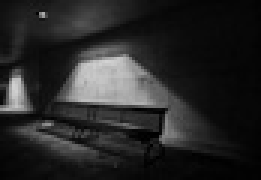
#> input picture contrasteAlto.jpg, 87 x 60 px, shrunk from 450 x 309 before the run (shown 3 times larger)
$ python Histogramain.py
#> lines starting #> are read from the running program, lines starting #| are printed output that depends on the picture; long printed decimals are rounded
import cv2
import numpy as np
import matplotlib.pyplot as plt

# Función para calcular la media global
def calcular_media_global(imagen):
    return np.mean(imagen)

# Función para calcular la varianza global
def calcular_varianza_global(imagen):
    return np.var(imagen)

# Función para calcular la media local
def calcular_media_local(imagen, tamaño_bloque):
    h, w = imagen.shape
    medias_locales = np.zeros_like(imagen, dtype=np.float32)

    for i in range(0, h, tamaño_bloque):
        for j in range(0, w, tamaño_bloque):
            bloque = imagen[i:i+tamaño_bloque, j:j+tamaño_bloque]
            media_local = np.mean(bloque)
            medias_locales[i:i+tamaño_bloque, j:j+tamaño_bloque] = media_local

    return medias_locales

# Función para calcular la varianza local
def calcular_varianza_local(imagen, tamaño_bloque):
    h, w = imagen.shape
    varianzas_locales = np.zeros_like(imagen, dtype=np.float32)

    for i in range(0, h, tamaño_bloque):
        for j in range(0, w, tamaño_bloque):
            bloque = imagen[i:i+tamaño_bloque, j:j+tamaño_bloque]
            varianza_local = np.var(bloque)
            varianzas_locales[i:i+tamaño_bloque, j:j+tamaño_bloque] = varianza_local

    return varianzas_locales

# Función para ecualización global
def ecualizar_histograma_global(imagen):
    return cv2.equalizeHist(imagen)

# Función para ecualización local usando CLAHE
def ecualizar_histograma_local(imagen):
    clahe = cv2.createCLAHE(clipLimit=2.0, tileGridSize=(8, 8))
    return clahe.apply(imagen)

# Menú para seleccionar el tipo de ecualización
def seleccionar_histograma():
    print("Seleccione el histograma:")
    print("1.- Global")
    print("2.- Local")
    print("0.- Salir")
    opcion_histograma = input("Ingrese el número de su elección: ")
    return opcion_histograma

# Menú para seleccionar el tipo de imagen
def seleccionar_imagen():
    print("\nSeleccione la imagen:")
    print("1.- Alto contraste")
    print("2.- Bajo contraste")
    print("3.- Alta iluminación")
    print("4.- Baja iluminación")
    print("0.- Volver al menú principal")
    opcion_imagen = input("Ingrese el número de su elección: ")

    # Selección de archivo de imagen según la opción
    if opcion_imagen == "1":
        return 'altoContraste2.jpg'
    elif opcion_imagen == "2":
        return 'conlow.jpg'
    elif opcion_imagen == "3":
        return 'altaIluminacion2.jpg'
    elif opcion_imagen == "4":
        return 'bajaIluminacion.jpg'
    elif opcion_imagen == "0":
        return None  # Volver al menú principal
    else:
        print("Opción no válida. Seleccionando imagen de alto contraste por defecto.")
        return 'contrasteAlto.jpg'

# Función principal para cargar, procesar y mostrar la imagen
def procesar_imagen():
    while True:
        # Seleccionar tipo de ecualización
        opcion_histograma = seleccionar_histograma()
#> the answer given: 1
        if opcion_histograma == "0":
            print("Saliendo del programa...")
            break

        # Seleccionar tipo de imagen
        ruta_imagen = seleccionar_imagen()
#> the answer given: altoContraste2.jpg
        if ruta_imagen is None:
            # Volver al menú principal (seleccionar_histograma)
            continue

        # Cargar la imagen en escala de grises
        imagen = cv2.imread(ruta_imagen, cv2.IMREAD_GRAYSCALE)
#> imagen is the input picture: shape (60, 87); min 0, max 211, mean 39.2

        if imagen is None:
            print("Error al cargar la imagen. Verifique el archivo.")
            continue

        # Cálculo de media y varianza global
        media_global = calcular_media_global(imagen)
#> media_global = 39.18
        varianza_global = calcular_varianza_global(imagen)
#> varianza_global = 2198

        # Cálculo de media y varianza local con un bloque de tamaño 8x8
        tamaño_bloque = 8
        media_local = calcular_media_local(imagen, tamaño_bloque)
#> after the loop in calcular_media_local, `for i in range(0, h, tamaño_bloque):`:
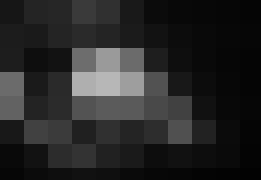
#> medias_locales: shape (60, 87) float32 (shown 3 times larger); min 2.32, max 183.5, mean 39.2
        varianza_local = calcular_varianza_local(imagen, tamaño_bloque)
#> after the loop in calcular_varianza_local, `for i in range(0, h, tamaño_bloque):`:
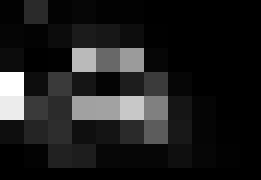
#> varianzas_locales: shape (60, 87) float32 (shown 3 times larger); min 0.218, max 4869.4, mean 584.2; drawn with min black and max white

        # Imprimir los resultados de media y varianza
        print(f"\nMedia global: {media_global}")
#| Media global: 39.183
        print(f"Varianza global: {varianza_global}")
#| Varianza global: 2198.027
        print(f"Media local (promedio de bloque de 8x8): {np.mean(media_local)}")
#| Media local (promedio de bloque de 8x8): 39.183
        print(f"Varianza local (promedio de bloque de 8x8): {np.mean(varianza_local)}")
#| Varianza local (promedio de bloque de 8x8): 584.174

        # Aplicar la ecualización seleccionada
        if opcion_histograma == "1":
            imagen_ecualizada = ecualizar_histograma_global(imagen)
#> in ecualizar_histograma_global, `return cv2.equalizeHist(imagen)`:
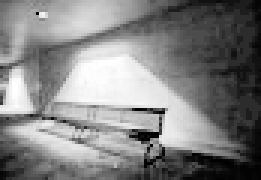
#> returned value: shape (60, 87) (shown 3 times larger); min 0, max 255, mean 129.8
            titulo_ecualizacion = "Imagen Ecualizada Global"
        elif opcion_histograma == "2":
            imagen_ecualizada = ecualizar_histograma_local(imagen)
            titulo_ecualizacion = "Imagen Ecualizada Local"
        else:
            print("Opción no válida de histograma. Aplicando ecualización global por defecto.")
            imagen_ecualizada = ecualizar_histograma_global(imagen)
            titulo_ecualizacion = "Imagen Ecualizada Global"

        # Mostrar la imagen original y la ecualizada
        plt.figure(figsize=(12, 6))
        plt.subplot(1, 2, 1)
        plt.imshow(imagen, cmap='gray')
        plt.title('Imagen Original')
        plt.axis('off')

        plt.subplot(1, 2, 2)
        plt.imshow(imagen_ecualizada, cmap='gray')
        plt.title(titulo_ecualizacion)
        plt.axis('off')

        plt.show()
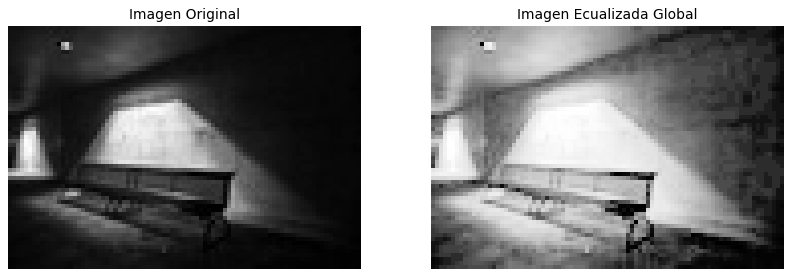
#> figure drawn by matplotlib, 2 panels

# Ejecutar el programa
procesar_imagen()
#> the answer given: 1
#> the answer given: conlow.jpg
#> the answer given: 1
#> the answer given: altaIluminacion2.jpg
#> (the run stopped early here; a loop or call above may not have finished)

$ run again, with altaIluminacion.jpg copied over contrasteAlto.jpg
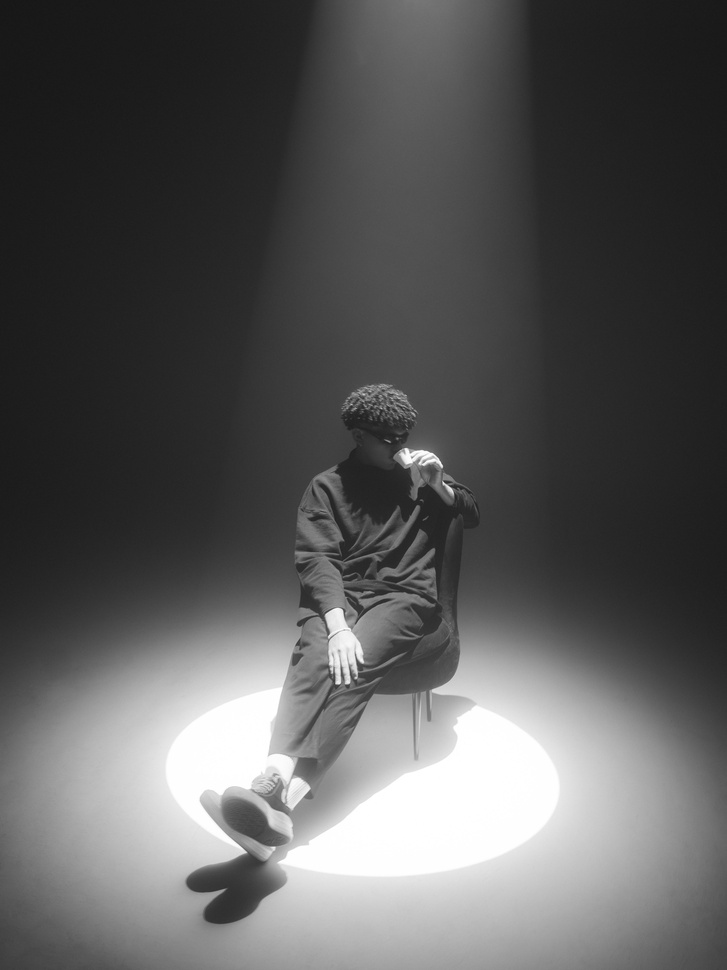
#> input picture altaIluminacion.jpg, 727 x 970 px, shrunk from 4128 x 5504 before the run
#> in procesar_imagen, imagen is the input picture: shape (970, 727); min 22, max 255, mean 89.6
#> media_global = 89.59
#> varianza_global = 4485.6
#> after the loop in calcular_varianza_local, `for i in range(0, h, tamaño_bloque):`:
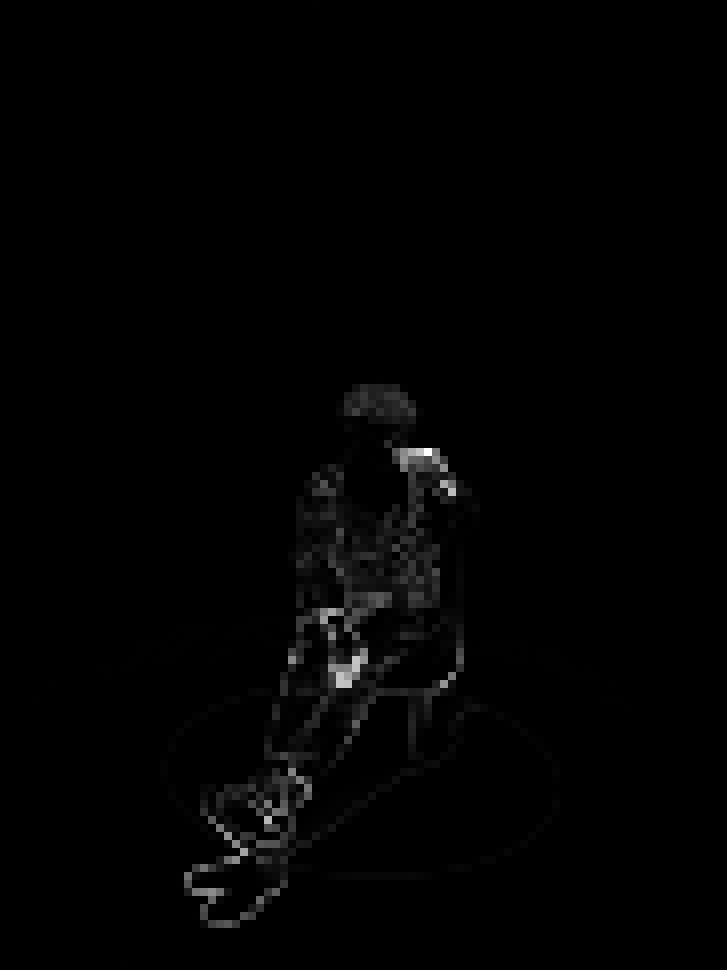
#> varianzas_locales: shape (970, 727) float32; min 0, max 4195.9, mean 43.3; drawn with min black and max white
#| Media global: 89.586
#| Varianza global: 4485.592
#| Media local (promedio de bloque de 8x8): 89.586
#| Varianza local (promedio de bloque de 8x8): 43.340
#> in procesar_imagen, `plt.show()`:
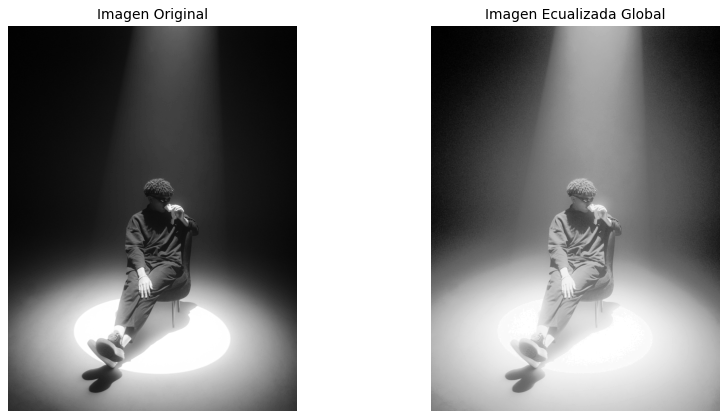
#> figure drawn by matplotlib, 2 panels

$ run again, with bajaIlum2.jpg copied over contrasteAlto.jpg
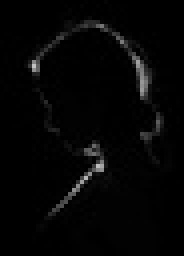
#> input picture bajaIlum2.jpg, 46 x 64 px, shrunk from 236 x 330 before the run (shown 4 times larger)
#> in procesar_imagen, imagen is the input picture: shape (64, 46); min 0, max 193, mean 5.1
#> media_global = 5.06
#> varianza_global = 323.3
#> after the loop in calcular_varianza_local, `for i in range(0, h, tamaño_bloque):`:
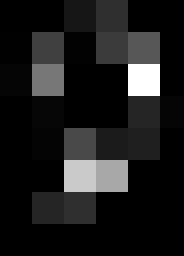
#> varianzas_locales: shape (64, 46) float32 (shown 4 times larger); min 0, max 2410, mean 268.7; drawn with min black and max white
#| Media global: 5.057
#| Varianza global: 323.277
#| Media local (promedio de bloque de 8x8): 5.057
#| Varianza local (promedio de bloque de 8x8): 268.707
#> in procesar_imagen, `plt.show()`:
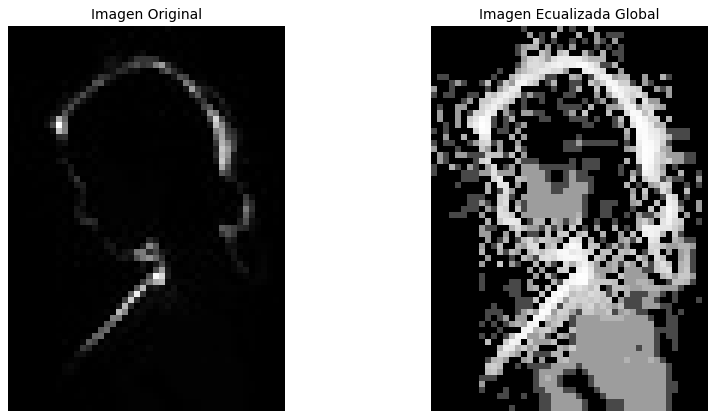
#> figure drawn by matplotlib, 2 panels
